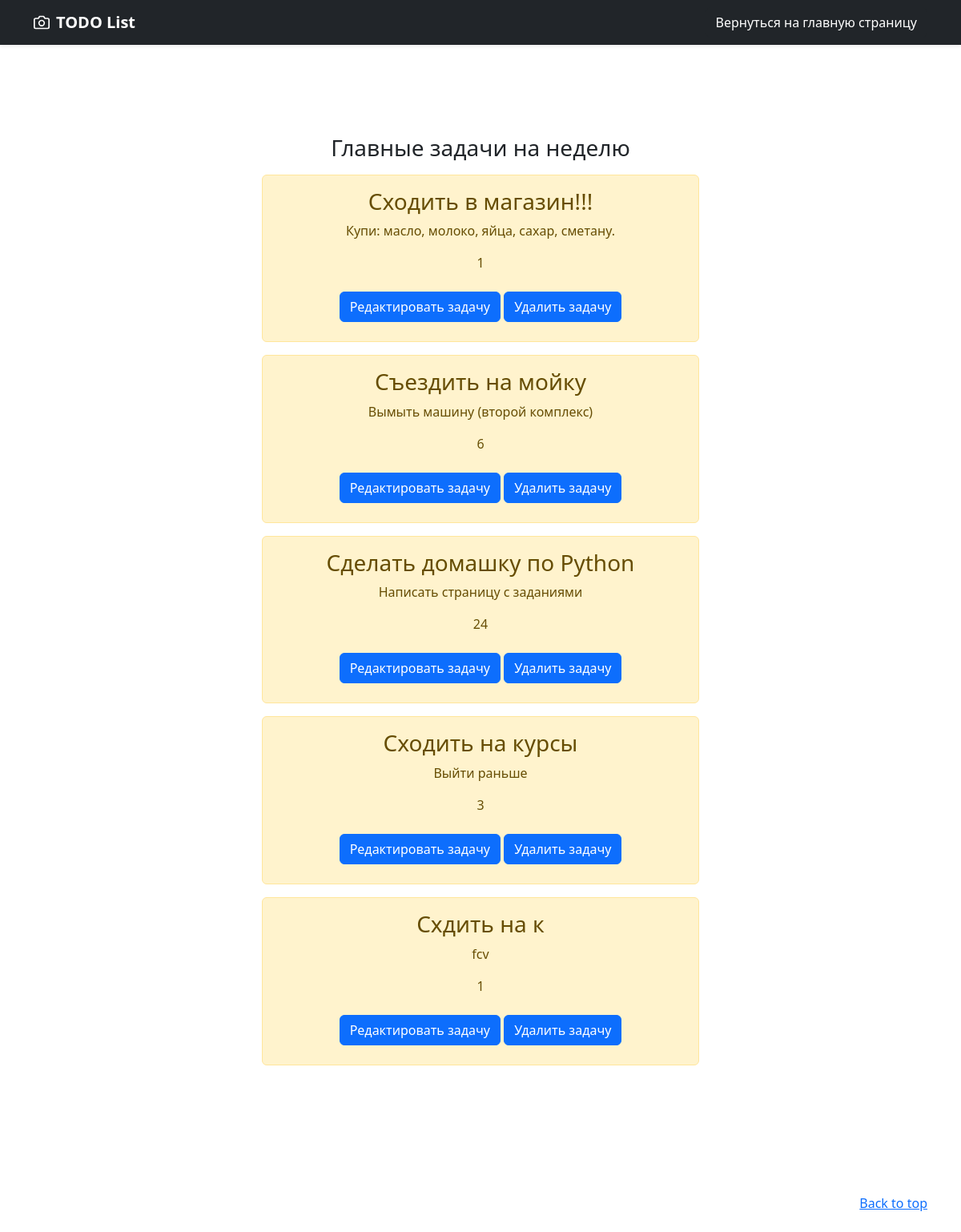
The page /edittask/ on the database its author committed.
### main/models.py (models this page shows, shortened)
class Task(models.Model):
    name = models.CharField('task_name',max_length=255)
    text = models.TextField('text')
    time = models.IntegerField('time')
    class Meta:
        verbose_name = 'Задача'
        verbose_name_plural = 'Задачи'

### main/views.py (the view)
# urls.py: path('edittask/',views.edittask, name = 'edittask'),
def edittask(request):
    tasks = Task.objects.all()
    return render(request,'edittask.html',{'title':'Главные задачи на неделю','tasks':tasks})

### templates/edittask.html (shortened to what this page needs)
<!doctype html>
<html lang="en">
  <head>
    <link href="https://cdn.jsdelivr.net/npm/bootstrap@5.0.2/dist/css/bootstrap.min.css" rel="stylesheet">
<link href="/docs/5.3/dist/css/bootstrap.min.css" rel="stylesheet">
  </head>
  <body>
<header>
  <div class="navbar navbar-dark bg-dark shadow-sm">
    <div class="container">
      <a href="#" class="navbar-brand d-flex align-items-center">
        <strong>TODO List</strong>
      </a>
      <a href="/" class="btn btn-dark">Вернуться на главную страницу</a>
    </div>
  </div>
</header>
<main>
  <section class="py-5 text-center container">
    <div class="row py-lg-5">
      <div class="col-lg-6 col-md-8 mx-auto">
          <p class="lead text-muted"><h3>Главные задачи на неделю</h3></p>
       <p> {% block content %}
           {% for el in tasks %}
            <div class="alert alert-warning mt-3">
            <h3>{{ el.name }}</h3>
            <p>{{ el.text }}</p>
            <p>{{ el.time }}</p>
                <a href="{% url 'task_update' el.id %}" class="btn btn-primary my-2">Редактировать задачу</a>
                <a  href="{% url 'task_delete' el.id %}" class="btn btn-primary my-2">Удалить задачу</a>
            </div>
            {% endfor %}
       {% endblock %} </p>
      </div>
    </div>
  </section>
</main>
<footer class="text-muted py-5">
  <div class="container">
    <p class="float-end mb-1">
      <a href="#">Back to top</a>
    </p>
  </div>
</footer>
  </body>
</html>

### templates/edittask.html (style rules this page uses)
body { background-image: url("https://media.istockphoto.com/id/481856724/ru/%D1%84%D0%BE%D1%82%D0%BE/%D0%BD%D0%B5%D0%B6%D0%BD%D1%8B%D0%B9-%D1%86%D0%B2%D0%B5%D1%82-%D0%B0%D0%B1%D1%81%D1%82%D1%80%D0%B0%D0%BA%D1%82%D0%BD%D1%8B%D0%B9-%D1%84%D0%BE%D0%BD.jpg?s=170667a&w=0&k=20&c=yq7WvGMbkRXFL_PsLPIlt1tXXPPcIj3Yf3QCT29ZLpg="); background-position: center center; -webkit-background-size: cover }

### rows shown on the page
Task: name "Сходить в магазин!!!", text "Купи: масло, молоко, яйца, сахар, сметану.", time "1"
Task: name "Съездить на мойку", text "Вымыть машину (второй комплекс)", time "6"
Task: name "Сделать домашку по Python", text "Написать страницу с заданиями", time "24"
Task: name "Сходить на курсы", text "Выйти раньше", time "3"
Task: name "Схдить на к", text "fcv", time "1"
